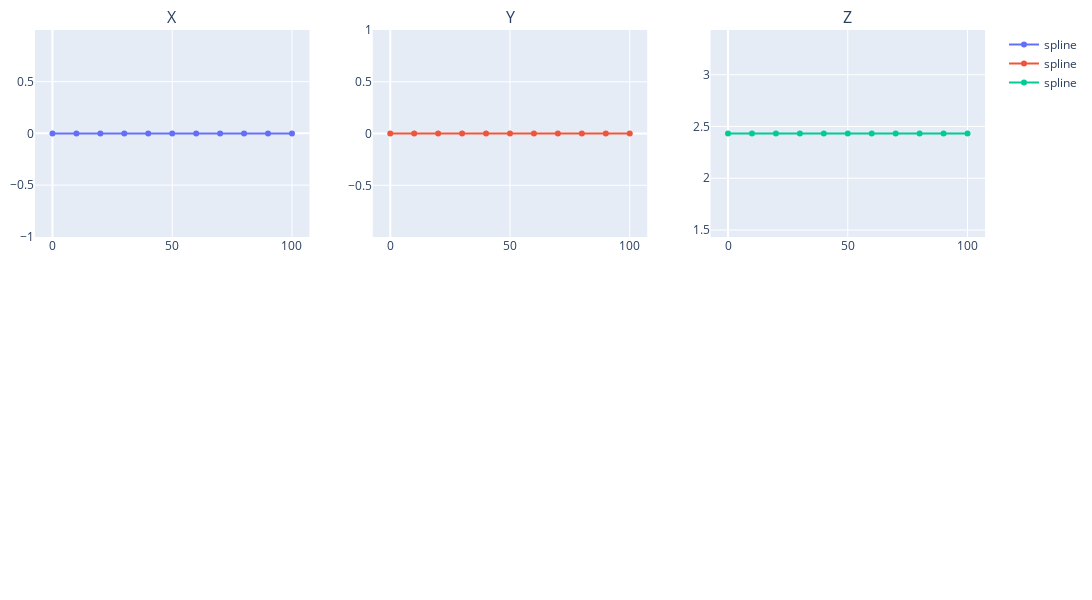

Source (notebook cell):
### Code cell
fig = make_subplots(
    rows=2,
    cols=3,
    subplot_titles=("X", "Y", "Z"),
)

for i in range(3):
    scatter = go.Scatter(
        x=result_matrix[:, 0],
        y=result_matrix[:, i + 1],
        name="spline",
        text=["tweak line smoothness<br>with 'smoothing' in line object"],
        hoverinfo="text+name",
        line_shape="spline",
    )
    fig.add_trace(scatter, row=1, col=i + 1)

fig.update_layout(
    width=1200,  # Adjusted for 6 plots
    height=600,
    margin=dict(l=10, r=10, t=30, b=10),
)

display(fig)

### Figure 1 — Plotly figure (JSON) as saved in the notebook; plotly's stock layout.template omitted (floating-point values rounded to 4 significant figures)
{"data": [{"hoverinfo": "text+name", "line": {"shape": "spline"}, "name": "spline", "text": ["tweak line smoothness<br>with 'smoothing' in line object"], "type": "scatter", "x": [0, 10, 20, 30, 40, 50, 60, 70, 80, 90, 100], "xaxis": "x", "y": [-0.001423, -0.001423, -0.001423, -0.001423, -0.001423, -0.001423, -0.001423, -0.001423, -0.001423, -0.001423, -0.001423], "yaxis": "y"}, {"hoverinfo": "text+name", "line": {"shape": "spline"}, "name": "spline", "text": ["tweak line smoothness<br>with 'smoothing' in line object"], "type": "scatter", "x": [0, 10, 20, 30, 40, 50, 60, 70, 80, 90, 100], "xaxis": "x2", "y": [0.0005582, 0.0005582, 0.0005582, 0.0005582, 0.0005582, 0.0005582, 0.0005582, 0.0005582, 0.0005582, 0.0005582, 0.0005582], "yaxis": "y2"}, {"hoverinfo": "text+name", "line": {"shape": "spline"}, "name": "spline", "text": ["tweak line smoothness<br>with 'smoothing' in line object"], "type": "scatter", "x": [0, 10, 20, 30, 40, 50, 60, 70, 80, 90, 100], "xaxis": "x3", "y": [2.432, 2.432, 2.432, 2.432, 2.432, 2.432, 2.432, 2.432, 2.432, 2.432, 2.432], "yaxis": "y3"}], "layout": {"annotations": [{"font": {"size": 16}, "showarrow": false, "text": "X", "x": 0.1444, "xanchor": "center", "xref": "paper", "y": 1, "yanchor": "bottom", "yref": "paper"}, {"font": {"size": 16}, "showarrow": false, "text": "Y", "x": 0.5, "xanchor": "center", "xref": "paper", "y": 1, "yanchor": "bottom", "yref": "paper"}, {"font": {"size": 16}, "showarrow": false, "text": "Z", "x": 0.8556, "xanchor": "center", "xref": "paper", "y": 1, "yanchor": "bottom", "yref": "paper"}], "height": 600, "margin": {"b": 10, "l": 10, "r": 10, "t": 30}, "width": 1200, "xaxis": {"anchor": "y", "domain": [0, 0.2889]}, "xaxis2": {"anchor": "y2", "domain": [0.3556, 0.6444]}, "xaxis3": {"anchor": "y3", "domain": [0.7111, 1]}, "xaxis4": {"anchor": "y4", "domain": [0, 0.2889]}, "xaxis5": {"anchor": "y5", "domain": [0.3556, 0.6444]}, "xaxis6": {"anchor": "y6", "domain": [0.7111, 1]}, "yaxis": {"anchor": "x", "domain": [0.625, 1]}, "yaxis2": {"anchor": "x2", "domain": [0.625, 1]}, "yaxis3": {"anchor": "x3", "domain": [0.625, 1]}, "yaxis4": {"anchor": "x4", "domain": [0, 0.375]}, "yaxis5": {"anchor": "x5", "domain": [0, 0.375]}, "yaxis6": {"anchor": "x6", "domain": [0, 0.375]}}}
